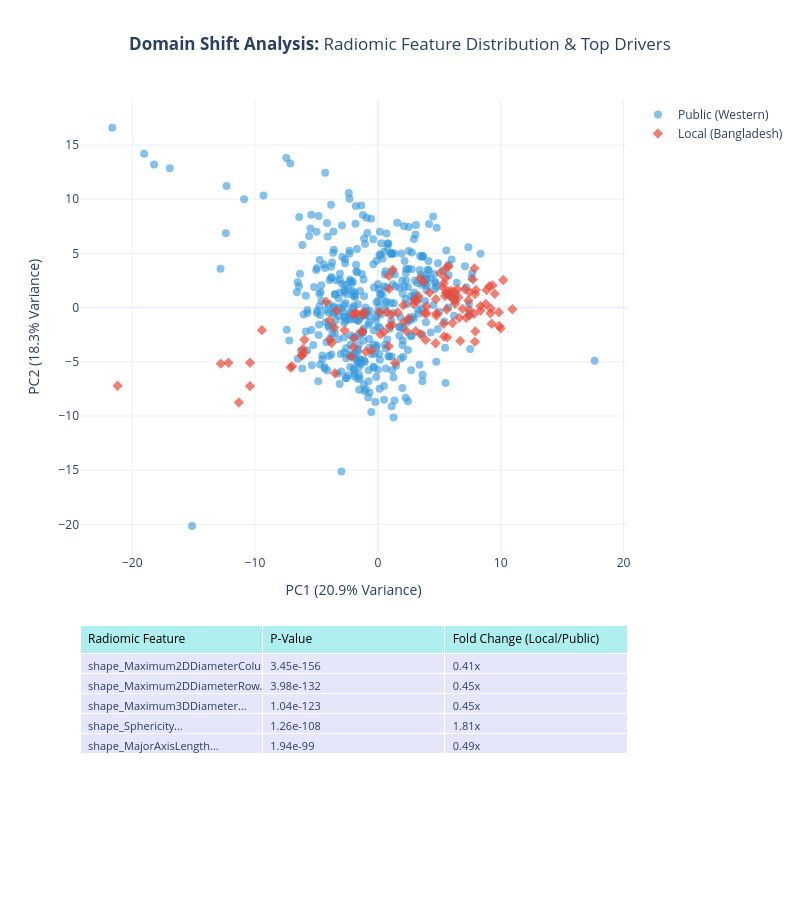

This figure's notebook cell:
### Code cell
# ... (Previous code: Imports, Loading, PCA calculation) ...

import plotly.graph_objects as go
from plotly.subplots import make_subplots
import pandas as pd

print("\nGenerating Combo Plot (Scatter + Table)...")

# 1. Prepare Statistics Table Data
# We grab the top 5 most different features calculated earlier
top_stats = df_stats.head(5).copy()
# Format numbers for clean display
top_stats['P_Value'] = top_stats['P_Value'].apply(lambda x: f"{x:.2e}")
top_stats['Fold_Change'] = top_stats['Fold_Change'].apply(lambda x: f"{x:.2f}x")
# Rename columns for the table
table_headers = ['Radiomic Feature', 'P-Value', 'Fold Change (Local/Public)']
table_values = [
    top_stats['Feature'].str.replace('original_', '').str[:30] + '...', # Shorten names
    top_stats['P_Value'],
    top_stats['Fold_Change']
]

# 2. Create Subplot Layout (Row 1: Scatter, Row 2: Table)
fig = make_subplots(
    rows=2, cols=1,
    row_heights=[0.7, 0.3], # 70% Chart, 30% Table
    vertical_spacing=0.1,
    specs=[[{"type": "scatter"}],
           [{"type": "table"}]]
)

# 3. Add Scatter Plot (Row 1)
# Add Public
fig.add_trace(
    go.Scatter(
        x=pca_df[pca_df['Cohort']=='Public (Western)']['PC1'],
        y=pca_df[pca_df['Cohort']=='Public (Western)']['PC2'],
        mode='markers',
        name='Public (Western)',
        marker=dict(color='#3498db', size=8, opacity=0.6)
    ),
    row=1, col=1
)

# Add Local
fig.add_trace(
    go.Scatter(
        x=pca_df[pca_df['Cohort']=='Local (Bangladesh)']['PC1'],
        y=pca_df[pca_df['Cohort']=='Local (Bangladesh)']['PC2'],
        mode='markers',
        name='Local (Bangladesh)',
        marker=dict(color='#e74c3c', size=8, opacity=0.7, symbol='diamond')
    ),
    row=1, col=1
)

# 4. Add Table (Row 2)
fig.add_trace(
    go.Table(
        header=dict(
            values=table_headers,
            fill_color='paleturquoise',
            align='left',
            font=dict(size=12, color='black')
        ),
        cells=dict(
            values=table_values,
            fill_color='lavender',
            align='left',
            font=dict(size=11)
        )
    ),
    row=2, col=1
)

# 5. Update Layout
fig.update_layout(
    title_text="<b>Domain Shift Analysis:</b> Radiomic Feature Distribution & Top Drivers",
    title_x=0.5,
    height=900,
    width=800,
    showlegend=True,
    template="plotly_white",
    xaxis=dict(title=f"PC1 ({pca.explained_variance_ratio_[0]:.1%} Variance)"),
    yaxis=dict(title=f"PC2 ({pca.explained_variance_ratio_[1]:.1%} Variance)")
)

# Show & Save
fig.show()

output_html = "../Results/Figure_Radiomics_DomainShift_Combo.html"
output_png = "../Results/Figure_Radiomics_DomainShift_Combo.png"

fig.write_html(output_html)
print(f"Interactive Combo Chart saved to: {output_html}")

try:
    fig.write_image(output_png, scale=2)
    print(f"Static Combo Image saved to: {output_png}")
except:
    print("Install 'kaleido' to save static image.")

### Figure 1 — Plotly figure (JSON) as saved in the notebook; plotly's stock layout.template omitted (floating-point values rounded to 4 significant figures; data arrays with more than 128 entries replaced by an {"elided": "..."} marker saying what was removed)
{"data": [{"marker": {"color": "#3498db", "opacity": 0.6, "size": 8}, "mode": "markers", "name": "Public (Western)", "type": "scatter", "x": {"elided": "421 float values"}, "xaxis": "x", "y": {"elided": "421 float values"}, "yaxis": "y"}, {"marker": {"color": "#e74c3c", "opacity": 0.7, "size": 8, "symbol": "diamond"}, "mode": "markers", "name": "Local (Bangladesh)", "type": "scatter", "x": [3.015, 2.499, 8.36, 3.317, -0.5188, 0.4841, 6.62, 9.265, 3.695, 4.209, -3.932, 5.865, 0.9654, 5.645, 10.21, -6.191, -6.11, -1.11, 5.466, 5.357, 7.865, 5.516, -5.983, 5.529, 3.482, 2.113, 3.803, -1.778, 5.549, 8.846, 1.153, 0.219, 10.0, 6.709, 7.179, 3.971, 9.078, -9.439, 7.839, 0.6985, -1.214, 5.383, 3.173, 6.23, -3.495, -3.766, 8.352, 5.742, 3.959, 7.082, 8.785, 5.603, -10.42, 9.865, -1.299, -0.9856, 9.851, 9.332, 7.737, 4.702, -11.32, 0.9089, 4.759, 1.053, 6.898, 1.405, 9.164, 5.075, 3.89, -7.102, 4.722, 0.892, 7.365, 6.15, 5.303, 0.8867, 9.516, -12.79, 4.784, 6.282, 5.761, -21.19, -10.41, 7.981, 2.891, 3.078, 2.07, 10.95, -4.21, -3.362, 7.901, -2.713, -3.556, -3.881, 1.214, 6.08, -1.925, 7.457, -2.042, -6.026, 6.206, -1.279, -12.17, 7.932, 0.1495, 6.48, 2.327, 6.555, -1.773, -2.172, -6.982, 7.445, 7.916, -1.989, -6.202, 1.615, 5.353, 9.186, 7.45, 5.958, 3.451], "xaxis": "x", "y": [0.7514, -0.9851, -0.2747, 1.048, -3.953, -2.254, -0.946, -1.485, 2.37, 1.377, -1.189, 1.074, -1.697, -2.745, 2.547, -4.407, -3.807, -0.4086, 1.071, 2.251, 3.62, 2.725, -2.969, 1.365, -2.452, -1.35, -0.5319, -0.5469, 3.659, 1.613, -1.606, -2.461, -1.913, -3.07, -0.9303, -0.5379, 1.967, -2.082, -0.5824, -0.4071, -0.6729, -2.666, 0.558, 0.6352, -6.05, -3.276, 0.1376, 1.5, 0.09536, 1.72, 0.3341, -0.1793, -7.24, -1.704, -2.192, -4.071, -0.4272, 2.051, 2.601, -3.29, -8.748, 1.723, -0.744, -0.6663, -0.1179, -5.107, -0.5327, 3.184, -2.98, -5.52, 0.7801, 2.925, 0.6486, 0.9855, 1.873, -3.563, 1.267, -5.171, -0.5209, 0.3484, 3.819, -7.21, -5.086, 1.634, 0.3275, -2.17, 0.2203, -0.1582, 0.5337, -0.29, -3.143, -2.1, -1.841, -2.973, 3.481, -1.421, -2.805, 1.421, -0.6254, -4.137, 1.482, -2.245, -5.083, -2.189, -0.4311, 1.673, -2.17, 0.9509, -0.4677, -4.525, -5.413, -0.7376, 1.25, -3.65, -4.407, -0.448, -1.487, -0.07339, -0.2144, 1.542, 2.714], "yaxis": "y"}, {"cells": {"align": "left", "fill": {"color": "lavender"}, "font": {"size": 11}, "values": [["shape_Maximum2DDiameterColumn...", "shape_Maximum2DDiameterRow...", "shape_Maximum3DDiameter...", "shape_Sphericity...", "shape_MajorAxisLength..."], ["3.45e-156", "3.98e-132", "1.04e-123", "1.26e-108", "1.94e-99"], ["0.41x", "0.45x", "0.45x", "1.81x", "0.49x"]]}, "domain": {"x": [0, 1], "y": [0, 0.27]}, "header": {"align": "left", "fill": {"color": "paleturquoise"}, "font": {"color": "black", "size": 12}, "values": ["Radiomic Feature", "P-Value", "Fold Change (Local/Public)"]}, "type": "table"}], "layout": {"height": 900, "showlegend": true, "title": {"text": "<b>Domain Shift Analysis:</b> Radiomic Feature Distribution & Top Drivers", "x": 0.5}, "width": 800, "xaxis": {"anchor": "y", "domain": [0, 1], "title": {"text": "PC1 (20.9% Variance)"}}, "yaxis": {"anchor": "x", "domain": [0.37, 1], "title": {"text": "PC2 (18.3% Variance)"}}}}
